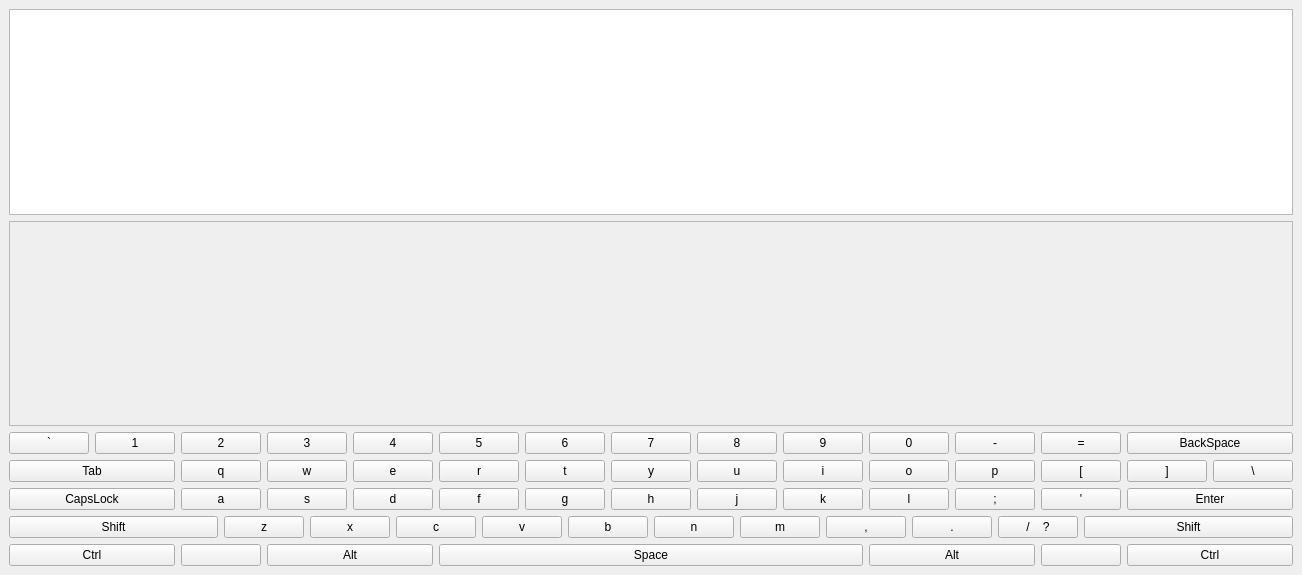
<?xml version="1.0" encoding="UTF-8"?>
<ui version="4.0">
 <class>LevelWindow</class>
 <widget class="QMainWindow" name="LevelWindow">
  <property name="geometry">
   <rect>
    <x>0</x>
    <y>0</y>
    <width>1302</width>
    <height>575</height>
   </rect>
  </property>
  <property name="sizePolicy">
   <sizepolicy hsizetype="Preferred" vsizetype="Preferred">
    <horstretch>0</horstretch>
    <verstretch>0</verstretch>
   </sizepolicy>
  </property>
  <property name="windowTitle">
   <string>Level</string>
  </property>
  <widget class="QWidget" name="centralwidget">
   <layout class="QGridLayout" name="gridLayout">
    <item row="4" column="10" colspan="2">
     <widget class="QPushButton" name="Btn20">
      <property name="text">
       <string>t</string>
      </property>
     </widget>
    </item>
    <item row="3" column="22" colspan="2">
     <widget class="QPushButton" name="Btn13">
      <property name="text">
       <string>=</string>
      </property>
     </widget>
    </item>
    <item row="6" column="21" colspan="2">
     <widget class="QPushButton" name="Btn52">
      <property name="text">
       <string>/    ?</string>
      </property>
     </widget>
    </item>
    <item row="0" column="0" colspan="26">
     <widget class="QTextEdit" name="textEdit">
      <property name="styleSheet">
       <string notr="true">QTextEdit {
	font-size: 20px;
}</string>
      </property>
     </widget>
    </item>
    <item row="3" column="24" colspan="2">
     <widget class="QPushButton" name="Btn14">
      <property name="text">
       <string>BackSpace</string>
      </property>
     </widget>
    </item>
    <item row="4" column="0" colspan="2">
     <widget class="QPushButton" name="Btn15">
      <property name="text">
       <string>Tab</string>
      </property>
     </widget>
    </item>
    <item row="5" column="14" colspan="2">
     <widget class="QPushButton" name="Btn36">
      <property name="text">
       <string>j</string>
      </property>
      <property name="checkable">
       <bool>false</bool>
      </property>
      <property name="autoRepeatDelay">
       <number>300</number>
      </property>
      <property name="autoRepeatInterval">
       <number>100</number>
      </property>
      <property name="flat">
       <bool>false</bool>
      </property>
     </widget>
    </item>
    <item row="6" column="3" colspan="2">
     <widget class="QPushButton" name="Btn43">
      <property name="text">
       <string>z</string>
      </property>
     </widget>
    </item>
    <item row="4" column="12" colspan="2">
     <widget class="QPushButton" name="Btn21">
      <property name="text">
       <string>y</string>
      </property>
     </widget>
    </item>
    <item row="5" column="20" colspan="2">
     <widget class="QPushButton" name="Btn39">
      <property name="text">
       <string>;</string>
      </property>
     </widget>
    </item>
    <item row="5" column="4" colspan="2">
     <widget class="QPushButton" name="Btn31">
      <property name="text">
       <string>s</string>
      </property>
     </widget>
    </item>
    <item row="7" column="24" colspan="2">
     <widget class="QPushButton" name="Btn60">
      <property name="text">
       <string>Ctrl</string>
      </property>
     </widget>
    </item>
    <item row="6" column="17" colspan="2">
     <widget class="QPushButton" name="Btn50">
      <property name="text">
       <string>,</string>
      </property>
     </widget>
    </item>
    <item row="7" column="0" colspan="2">
     <widget class="QPushButton" name="Btn54">
      <property name="text">
       <string>Ctrl</string>
      </property>
     </widget>
    </item>
    <item row="4" column="20" colspan="2">
     <widget class="QPushButton" name="Btn25">
      <property name="text">
       <string>p</string>
      </property>
     </widget>
    </item>
    <item row="3" column="14" colspan="2">
     <widget class="QPushButton" name="Btn9">
      <property name="text">
       <string>8</string>
      </property>
     </widget>
    </item>
    <item row="1" column="0" colspan="26">
     <widget class="QScrollArea" name="scrollArea">
      <property name="styleSheet">
       <string notr="true">QTextEdit {
	font-size: 20px;
}</string>
      </property>
      <property name="widgetResizable">
       <bool>true</bool>
      </property>
      <widget class="QWidget" name="scrollAreaWidgetContents">
       <property name="geometry">
        <rect>
         <x>0</x>
         <y>0</y>
         <width>1282</width>
         <height>191</height>
        </rect>
       </property>
      </widget>
     </widget>
    </item>
    <item row="5" column="16" colspan="2">
     <widget class="QPushButton" name="Btn37">
      <property name="text">
       <string>k</string>
      </property>
     </widget>
    </item>
    <item row="5" column="24" colspan="2">
     <widget class="QPushButton" name="Btn41">
      <property name="text">
       <string>Enter</string>
      </property>
     </widget>
    </item>
    <item row="7" column="4" colspan="4">
     <widget class="QPushButton" name="Btn56">
      <property name="text">
       <string>Alt</string>
      </property>
     </widget>
    </item>
    <item row="4" column="24">
     <widget class="QPushButton" name="Btn27">
      <property name="text">
       <string>]</string>
      </property>
     </widget>
    </item>
    <item row="6" column="5" colspan="2">
     <widget class="QPushButton" name="Btn44">
      <property name="text">
       <string>x</string>
      </property>
     </widget>
    </item>
    <item row="6" column="23" colspan="3">
     <widget class="QPushButton" name="Btn53">
      <property name="text">
       <string>Shift</string>
      </property>
     </widget>
    </item>
    <item row="6" column="15" colspan="2">
     <widget class="QPushButton" name="Btn49">
      <property name="text">
       <string>m</string>
      </property>
     </widget>
    </item>
    <item row="4" column="2" colspan="2">
     <widget class="QPushButton" name="Btn16">
      <property name="text">
       <string>q</string>
      </property>
     </widget>
    </item>
    <item row="4" column="25">
     <widget class="QPushButton" name="Btn28">
      <property name="text">
       <string>\</string>
      </property>
     </widget>
    </item>
    <item row="7" column="18" colspan="4">
     <widget class="QPushButton" name="Btn58">
      <property name="text">
       <string>Alt</string>
      </property>
     </widget>
    </item>
    <item row="3" column="2" colspan="2">
     <widget class="QPushButton" name="Btn3">
      <property name="text">
       <string>2</string>
      </property>
     </widget>
    </item>
    <item row="6" column="9" colspan="2">
     <widget class="QPushButton" name="Btn46">
      <property name="text">
       <string>v</string>
      </property>
     </widget>
    </item>
    <item row="4" column="8" colspan="2">
     <widget class="QPushButton" name="Btn19">
      <property name="text">
       <string>r</string>
      </property>
     </widget>
    </item>
    <item row="3" column="20" colspan="2">
     <widget class="QPushButton" name="Btn12">
      <property name="text">
       <string>-</string>
      </property>
     </widget>
    </item>
    <item row="6" column="0" colspan="3">
     <widget class="QPushButton" name="Btn42">
      <property name="text">
       <string>Shift</string>
      </property>
     </widget>
    </item>
    <item row="3" column="4" colspan="2">
     <widget class="QPushButton" name="Btn4">
      <property name="text">
       <string>3</string>
      </property>
     </widget>
    </item>
    <item row="3" column="18" colspan="2">
     <widget class="QPushButton" name="Btn11">
      <property name="text">
       <string>0</string>
      </property>
     </widget>
    </item>
    <item row="4" column="18" colspan="2">
     <widget class="QPushButton" name="Btn24">
      <property name="text">
       <string>o</string>
      </property>
     </widget>
    </item>
    <item row="4" column="6" colspan="2">
     <widget class="QPushButton" name="Btn18">
      <property name="text">
       <string>e</string>
      </property>
     </widget>
    </item>
    <item row="4" column="14" colspan="2">
     <widget class="QPushButton" name="Btn22">
      <property name="text">
       <string>u</string>
      </property>
     </widget>
    </item>
    <item row="3" column="8" colspan="2">
     <widget class="QPushButton" name="Btn6">
      <property name="text">
       <string>5</string>
      </property>
     </widget>
    </item>
    <item row="6" column="13" colspan="2">
     <widget class="QPushButton" name="Btn48">
      <property name="text">
       <string>n</string>
      </property>
     </widget>
    </item>
    <item row="5" column="0" colspan="2">
     <widget class="QPushButton" name="Btn29">
      <property name="text">
       <string>CapsLock</string>
      </property>
     </widget>
    </item>
    <item row="4" column="22" colspan="2">
     <widget class="QPushButton" name="Btn26">
      <property name="text">
       <string>[</string>
      </property>
     </widget>
    </item>
    <item row="6" column="19" colspan="2">
     <widget class="QPushButton" name="Btn51">
      <property name="text">
       <string>.</string>
      </property>
     </widget>
    </item>
    <item row="5" column="8" colspan="2">
     <widget class="QPushButton" name="Btn33">
      <property name="text">
       <string>f</string>
      </property>
     </widget>
    </item>
    <item row="3" column="6" colspan="2">
     <widget class="QPushButton" name="Btn5">
      <property name="text">
       <string>4</string>
      </property>
     </widget>
    </item>
    <item row="7" column="22" colspan="2">
     <widget class="QPushButton" name="Btn59">
      <property name="text">
       <string/>
      </property>
     </widget>
    </item>
    <item row="4" column="4" colspan="2">
     <widget class="QPushButton" name="Btn17">
      <property name="text">
       <string>w</string>
      </property>
     </widget>
    </item>
    <item row="5" column="10" colspan="2">
     <widget class="QPushButton" name="Btn34">
      <property name="text">
       <string>g</string>
      </property>
     </widget>
    </item>
    <item row="4" column="16" colspan="2">
     <widget class="QPushButton" name="Btn23">
      <property name="text">
       <string>i</string>
      </property>
     </widget>
    </item>
    <item row="5" column="12" colspan="2">
     <widget class="QPushButton" name="Btn35">
      <property name="text">
       <string>h</string>
      </property>
     </widget>
    </item>
    <item row="6" column="11" colspan="2">
     <widget class="QPushButton" name="Btn47">
      <property name="text">
       <string>b</string>
      </property>
     </widget>
    </item>
    <item row="3" column="12" colspan="2">
     <widget class="QPushButton" name="Btn8">
      <property name="text">
       <string>7</string>
      </property>
     </widget>
    </item>
    <item row="5" column="18" colspan="2">
     <widget class="QPushButton" name="Btn38">
      <property name="text">
       <string>l</string>
      </property>
     </widget>
    </item>
    <item row="7" column="8" colspan="10">
     <widget class="QPushButton" name="Btn57">
      <property name="text">
       <string>Space</string>
      </property>
     </widget>
    </item>
    <item row="5" column="22" colspan="2">
     <widget class="QPushButton" name="Btn40">
      <property name="text">
       <string>'</string>
      </property>
     </widget>
    </item>
    <item row="3" column="16" colspan="2">
     <widget class="QPushButton" name="Btn10">
      <property name="text">
       <string>9</string>
      </property>
     </widget>
    </item>
    <item row="5" column="6" colspan="2">
     <widget class="QPushButton" name="Btn32">
      <property name="text">
       <string>d</string>
      </property>
     </widget>
    </item>
    <item row="3" column="1">
     <widget class="QPushButton" name="Btn2">
      <property name="text">
       <string>1</string>
      </property>
     </widget>
    </item>
    <item row="3" column="0">
     <widget class="QPushButton" name="Btn1">
      <property name="text">
       <string>`</string>
      </property>
     </widget>
    </item>
    <item row="6" column="7" colspan="2">
     <widget class="QPushButton" name="Btn45">
      <property name="text">
       <string>c</string>
      </property>
     </widget>
    </item>
    <item row="3" column="10" colspan="2">
     <widget class="QPushButton" name="Btn7">
      <property name="text">
       <string>6</string>
      </property>
     </widget>
    </item>
    <item row="5" column="2" colspan="2">
     <widget class="QPushButton" name="Btn30">
      <property name="text">
       <string>a</string>
      </property>
     </widget>
    </item>
    <item row="7" column="2" colspan="2">
     <widget class="QPushButton" name="Btn55">
      <property name="text">
       <string/>
      </property>
     </widget>
    </item>
   </layout>
   <zorder>Btn9</zorder>
   <zorder>textEdit</zorder>
   <zorder>Btn43</zorder>
   <zorder>Btn35</zorder>
   <zorder>Btn50</zorder>
   <zorder>Btn18</zorder>
   <zorder>Btn25</zorder>
   <zorder>Btn17</zorder>
   <zorder>Btn16</zorder>
   <zorder>Btn33</zorder>
   <zorder>Btn31</zorder>
   <zorder>Btn34</zorder>
   <zorder>Btn49</zorder>
   <zorder>Btn22</zorder>
   <zorder>Btn44</zorder>
   <zorder>Btn27</zorder>
   <zorder>Btn46</zorder>
   <zorder>Btn51</zorder>
   <zorder>Btn24</zorder>
   <zorder>Btn20</zorder>
   <zorder>Btn48</zorder>
   <zorder>Btn21</zorder>
   <zorder>Btn40</zorder>
   <zorder>Btn47</zorder>
   <zorder>Btn37</zorder>
   <zorder>Btn39</zorder>
   <zorder>Btn26</zorder>
   <zorder>Btn45</zorder>
   <zorder>Btn38</zorder>
   <zorder>Btn52</zorder>
   <zorder>Btn32</zorder>
   <zorder>Btn23</zorder>
   <zorder>Btn36</zorder>
   <zorder>Btn30</zorder>
   <zorder>Btn19</zorder>
   <zorder>Btn15</zorder>
   <zorder>Btn28</zorder>
   <zorder>Btn29</zorder>
   <zorder>Btn41</zorder>
   <zorder>Btn42</zorder>
   <zorder>Btn14</zorder>
   <zorder>Btn10</zorder>
   <zorder>Btn12</zorder>
   <zorder>Btn8</zorder>
   <zorder>Btn11</zorder>
   <zorder>Btn13</zorder>
   <zorder>Btn7</zorder>
   <zorder>Btn4</zorder>
   <zorder>Btn5</zorder>
   <zorder>Btn3</zorder>
   <zorder>Btn6</zorder>
   <zorder>Btn1</zorder>
   <zorder>Btn2</zorder>
   <zorder>Btn53</zorder>
   <zorder>Btn54</zorder>
   <zorder>Btn56</zorder>
   <zorder>Btn60</zorder>
   <zorder>Btn58</zorder>
   <zorder>Btn57</zorder>
   <zorder>Btn55</zorder>
   <zorder>Btn59</zorder>
   <zorder>scrollArea</zorder>
  </widget>
 </widget>
 <resources/>
 <connections/>
</ui>
